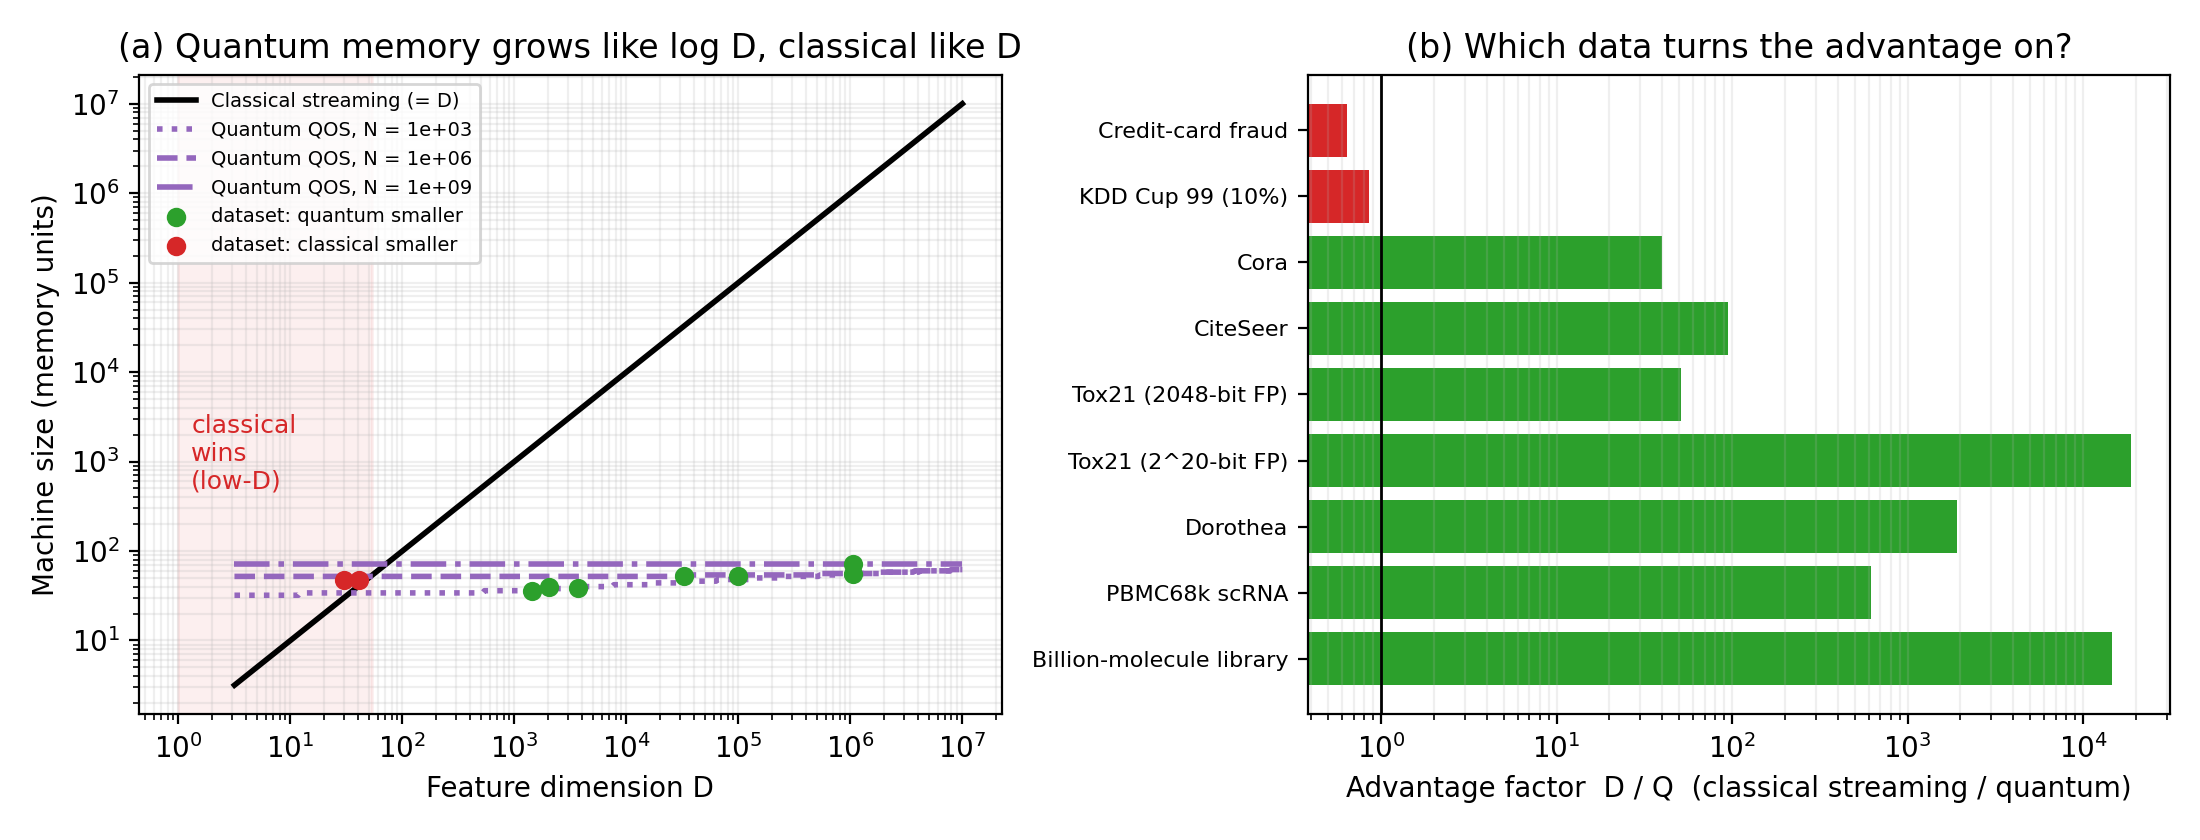

Recreate this plot in Python.
"""Advantage map: when does quantum oracle sketching (QOS) beat classical memory?

Uses the LS-SVM machine-size accounting of Zhao, Zlokapa, Preskill, Huang
(arXiv 2604.07639, Supplementary Information; repo: real_datasets/sweep_utils.py):

    Q(N, D, s) = 2 ceil(log2(N + 2D)) + ceil(log2(s + 1)) + 3 qubits + 1 float

and compares it with
    classical streaming : D numbers (one weight per feature)
    classical sparse    : nnz  ~ N * s_avg numbers (store the whole data)

Advantage factor = classical / quantum. The quantum machine wins only when
D grows faster than ~2 log2(N + 2D): high-dimensional data, not big-N data.

Run:  python advantage_map.py
Outputs: advantage_map.pdf / .png and a printed table.
NOTE: s (max nonzeros per row) and s_avg for the sparse datasets are rough
estimates; s only enters through ceil(log2(s+1)), i.e. +-1-2 qubits.
"""
import numpy as np
import matplotlib.pyplot as plt


def qos_machine_size(n_samples, n_features, sparsity):
    """LS-SVM QOS machine size (qubits + 1 classical float), as in sweep_utils."""
    return (2 * np.ceil(np.log2(n_samples + 2 * n_features))
            + np.ceil(np.log2(sparsity + 1)) + 4)


# name: (N samples, D features, s max nnz/row, s_avg mean nnz/row, property)
DATASETS = {
    "Credit-card fraud":        (284_807, 30, 30, 30, "imbalanced, dense, low-D"),
    "KDD Cup 99 (10%)":         (494_021, 41, 41, 41, "imbalanced, dense, low-D"),
    "Cora":                     (2_708, 1_433, 32, 18, "graph, sparse words"),
    "CiteSeer":                 (3_327, 3_703, 64, 32, "graph, sparse words"),
    "Tox21 (2048-bit FP)":      (7_831, 2_048, 128, 45, "imbalanced, sparse"),
    "Tox21 (2^20-bit FP)":      (7_831, 2**20, 128, 45, "imbalanced, sparse, high-D"),
    "Dorothea (paper)":         (1_150, 100_000, 2_048, 900, "imbalanced, sparse, high-D"),
    "PBMC68k scRNA (paper)":    (68_579, 32_738, 4_096, 800, "sparse, high-D"),
    "Billion-molecule library": (10**9, 2**20, 128, 45, "massive, sparse, high-D"),
}


def table():
    hdr = f"{'dataset':28s} {'N':>14s} {'D':>10s} {'Q qubits':>9s} {'D/Q':>10s} {'nnz/Q':>12s}  verdict"
    print(hdr)
    print("-" * len(hdr))
    rows = []
    for name, (N, D, s, s_avg, prop) in DATASETS.items():
        Q = qos_machine_size(N, D, s)
        r_stream = D / Q
        r_sparse = N * s_avg / Q
        verdict = "quantum smaller" if r_stream > 1 else "NO advantage (classical streaming smaller)"
        print(f"{name:28s} {N:14,d} {D:10,d} {Q:9.0f} {r_stream:10.1f} {r_sparse:12.2e}  {verdict}")
        rows.append((name, N, D, Q, r_stream, prop))
    return rows


def crossover_D(N, s=128):
    """Smallest D with D > Q(N, D, s): the dimension where QOS starts winning."""
    D = 1
    while D <= qos_machine_size(N, D, s):
        D += 1
    return D


def plot(rows):
    fig, axes = plt.subplots(1, 2, figsize=(11, 4.2))

    # (a) machine size vs feature dimension
    ax = axes[0]
    Ds = np.logspace(0.5, 7, 400)
    ax.loglog(Ds, Ds, "k-", lw=2, label="Classical streaming (= D)")
    for N, ls in [(1e3, ":"), (1e6, "--"), (1e9, "-.")]:
        ax.loglog(Ds, [qos_machine_size(N, d, 128) for d in Ds], ls,
                  color="tab:purple", lw=2, label=f"Quantum QOS, N = {N:.0e}")
    for name, N, D, Q, r, _ in rows:
        c = "tab:green" if r > 1 else "tab:red"
        ax.scatter(D, Q, color=c, zorder=5, s=35)
    ax.axvspan(1, crossover_D(1e6), color="tab:red", alpha=0.07)
    ax.text(1.3, 5e2, "classical\nwins\n(low-D)", color="tab:red", fontsize=9)
    ax.set_xlabel("Feature dimension D")
    ax.set_ylabel("Machine size (memory units)")
    ax.set_title("(a) Quantum memory grows like log D, classical like D")
    ax.scatter([], [], color="tab:green", label="dataset: quantum smaller")
    ax.scatter([], [], color="tab:red", label="dataset: classical smaller")
    ax.legend(fontsize=7, loc="upper left")
    ax.grid(alpha=0.2, which="both")

    # (b) advantage factor per dataset
    ax = axes[1]
    names = [r[0].replace(" (paper)", "") for r in rows]
    ratios = [r[4] for r in rows]
    colors = ["tab:green" if r > 1 else "tab:red" for r in ratios]
    ax.barh(names, ratios, color=colors)
    ax.axvline(1, color="k", lw=1)
    ax.set_xscale("log")
    ax.set_xlabel("Advantage factor  D / Q  (classical streaming / quantum)")
    ax.set_title("(b) Which data turns the advantage on?")
    ax.invert_yaxis()
    ax.grid(alpha=0.2, axis="x", which="both")
    ax.tick_params(axis="y", labelsize=8)

    fig.tight_layout()
    fig.savefig("advantage_map.pdf")
    fig.savefig("advantage_map.png", dpi=200)
    print("Saved advantage_map.pdf / advantage_map.png")


if __name__ == "__main__":
    rows = table()
    print()
    for N in [1e3, 1e6, 1e9]:
        print(f"Crossover: QOS beats classical streaming once D > {crossover_D(N)} (N = {N:.0e})")
    plot(rows)
